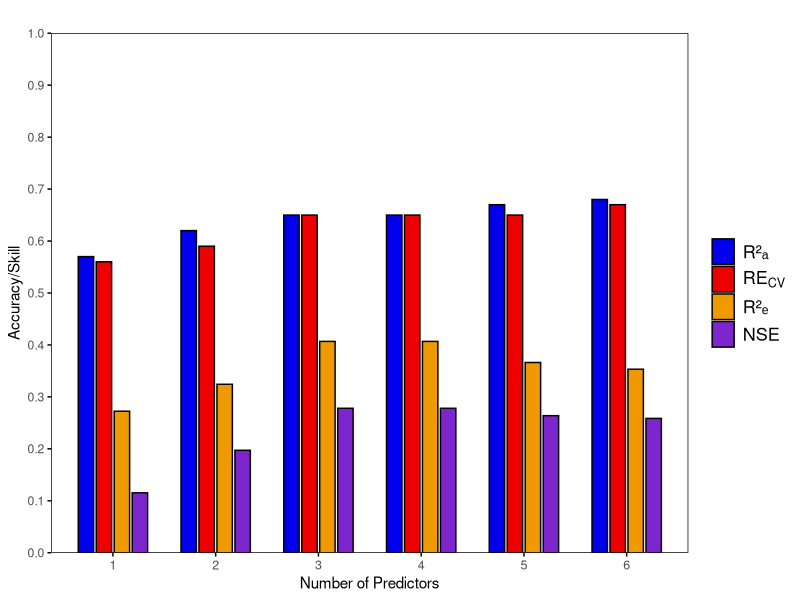

This figure's R source:


# Create a data frame with the given data
data <- data.frame(
  Category = 1:6,
  Value1 = c(0.57, 0.62, 0.65, 0.65, 0.67, 0.68),
  Value2 = c(0.56, 0.59, 0.65, 0.65, 0.65, 0.67),
  Value3 = c(0.27245, 0.32431, 0.4068, 0.4068, 0.36618, 0.35329),
  Value4 = c(0.1154, 0.19716, 0.27812, 0.27812, 0.26386, 0.25859)
)

# Load the necessary library
library(ggplot2)

# Reshape the data to long format
data_long <- tidyr::gather(data, Key, Value, -Category)

# Create the bar chart
chart <- ggplot(data_long, aes(x = as.factor(Category), y = Value, fill = Key)) +
  geom_bar(stat = "identity", position = position_dodge(width = 0.7), width = 0.6, color = "black") +
  labs(title = "", x = "Number of Predictors", y = "Accuracy/Skill") +
  scale_fill_manual(
    values = c("Value1" = "blue2", "Value2" = "red2", "Value3" = "orange2", "Value4" = "purple3"),
    labels = c("R²ₐ", expression(RE[CV]), "R²ₑ", "NSE")
  ) +
  scale_x_discrete(labels = c("1", "2", "3", "4", "5", "6")) +
  scale_y_continuous(limits = c(0, 1), breaks = seq(0, 1, 0.1), expand = c(0, 0)) +
  labs(fill = NULL) +  # Remove legend title
  theme_minimal() +
  theme(
    legend.position = "right",
    panel.background = element_rect(fill = "white"),
    axis.text.x = element_text(size = 9, face = "plain"),
    axis.ticks = element_line(color = "black", size = .5),
    panel.grid = element_blank()
  )

# Save the plot as a PNG file
ggsave("bar_chart1.png", plot = chart + guides(fill = guide_legend(nrow = 4, byrow = TRUE, keyheight = unit(.7, "cm"))) +
         theme(legend.text = element_text(size = 13)), 
       width = 8, height = 6, dpi = 300, bg = "white")











